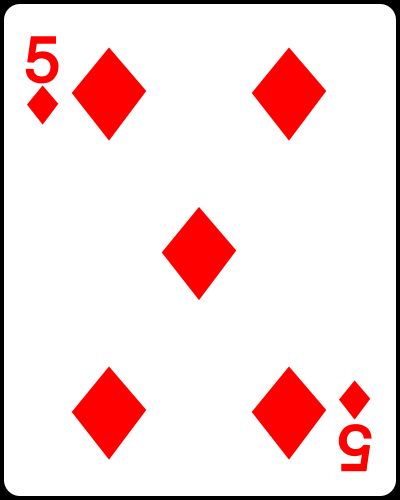
#> input picture images/5_of_diamonds.png, 400 x 500 px
$ python main.py
#> lines starting #> are read from the running program, lines starting #| are printed output that depends on the picture; after the words box and inside, x2 and y2 are one past the last pixel; in counts of white or black regions, pixels touching at a corner belong together
import cv2
import numpy as np
from matplotlib import pyplot as plt

img = cv2.imread('../../images/5_of_diamonds.png')
#> img is the input picture: shape (500, 400, 3); mean B, G, R 219.8, 219.8, 245.6
gray = cv2.cvtColor(img, cv2.COLOR_BGR2GRAY)

ret, thresh = cv2.threshold(gray, 0, 255, cv2.THRESH_BINARY_INV | cv2.THRESH_OTSU)
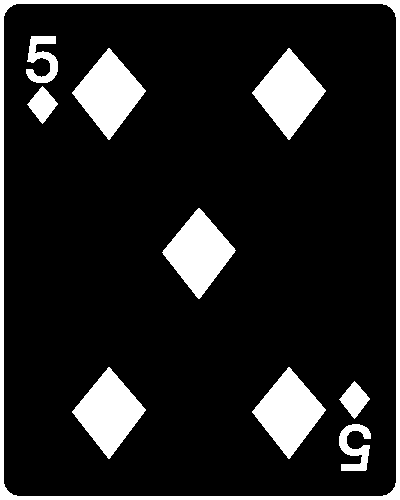
#> thresh: shape (500, 400); 13.8% white; 10 white regions, largest, box (x1, y1, x2, y2) and area: (0, 0, 400, 500) 7361, (72, 48, 146, 140) 3468, (252, 48, 326, 140) 3468
#> ret = 155
cv2.imshow('threshold', thresh)

kernel = np.ones((3, 3), np.uint8)
opening = cv2.morphologyEx(thresh, cv2.MORPH_OPEN, kernel, iterations=2)
#> opening: shape (500, 400); 13.7% white; 10 white regions, largest, box (x1, y1, x2, y2) and area: (0, 0, 400, 500) 7361, (163, 210, 235, 297) 3448, (74, 50, 144, 137) 3440
cv2.imshow('opening', opening)

sure_bg = cv2.dilate(opening, kernel, iterations=3)
#> sure_bg: shape (500, 400); 20% white; 9 white regions, largest, box (x1, y1, x2, y2) and area: (0, 0, 400, 500) 12629, (160, 207, 238, 300) 4438, (71, 47, 147, 140) 4418
cv2.imshow('sure_bg', sure_bg)

dist_transform = cv2.distanceTransform(opening, cv2.DIST_L2, 5)
ret, sure_fg = cv2.threshold(dist_transform, 0.7*dist_transform.max(), 255, 0)
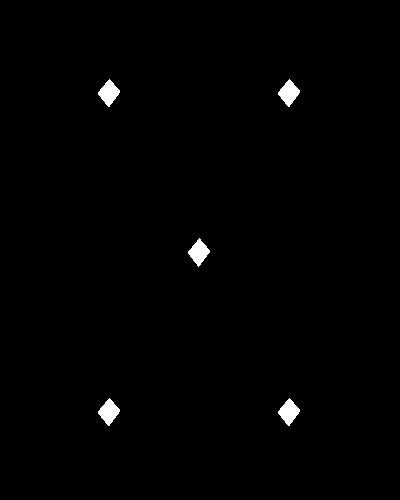
#> sure_fg: shape (500, 400) float32; 0.84% white; 5 white regions, box (x1, y1, x2, y2) and area: (98, 79, 120, 107) 338, (278, 79, 300, 107) 338, (98, 398, 120, 426) 338, (278, 398, 300, 426) 338, (188, 238, 210, 267) 337
#> ret = 20.14
sure_fg = sure_fg.astype(np.uint8)
cv2.imshow('sure_fg', sure_fg)

unknown = cv2.subtract(sure_bg, sure_fg)
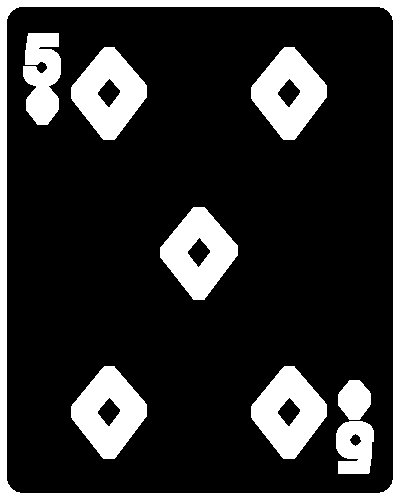
#> unknown: shape (500, 400); 19.1% white; 9 white regions, largest, box (x1, y1, x2, y2) and area: (0, 0, 400, 500) 12629, (160, 207, 238, 300) 4101, (71, 47, 147, 140) 4080
cv2.imshow('unknown', unknown)

ret, markers = cv2.connectedComponents(sure_fg)
#> markers: shape (500, 400) int32; 6 distinct labels, from 0 to 5
#> ret = 6
markers += 1
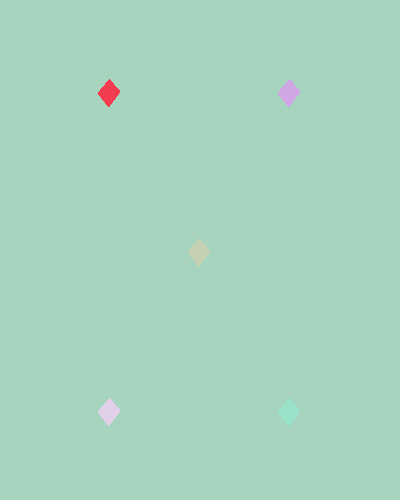
#> markers: shape (500, 400) int32; 6 distinct labels, from 1 to 6; one colour per label, 0 black

markers[unknown == 255] = 0
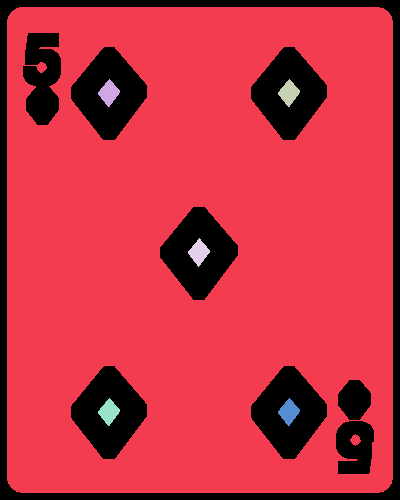
#> markers: shape (500, 400) int32; 7 distinct labels, from 0 to 6; one colour per label, 0 black

markers = cv2.watershed(img, markers)
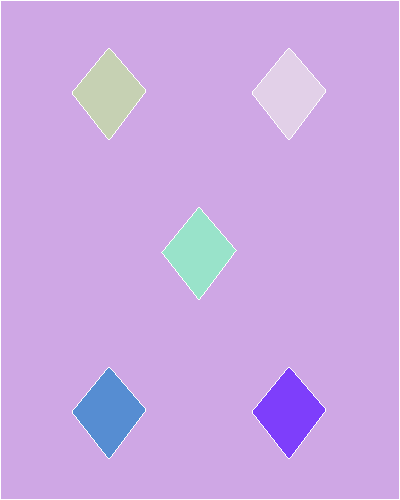
#> markers: shape (500, 400) int32; 7 distinct labels, from -1 to 6; one colour per label, 0 black, -1 white
img_fg = img.copy()
img_fg[markers != 2] = [0, 0, 0]
img_bg = img.copy()
img_bg[markers != 1] = [0, 0, 0]
#> img_bg: shape (500, 400, 3); 8.91% of pixels changed, all inside (x1, y1, x2, y2) = (72, 48, 326, 459)
img[markers == -1] = [0, 255, 0]
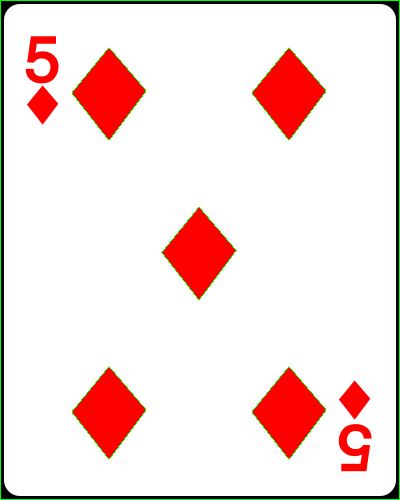
#> img: shape (500, 400, 3); 1.36% of pixels changed, all inside (x1, y1, x2, y2) = (0, 0, 400, 500)
# [5 lines of commented-out code are left out]


plt.imshow(cv2.cvtColor(img, cv2.COLOR_BGR2RGB))
plt.xticks([])
plt.yticks([])
plt.show()

$ run again, with images/chess_board.png copied over images/5_of_diamonds.png
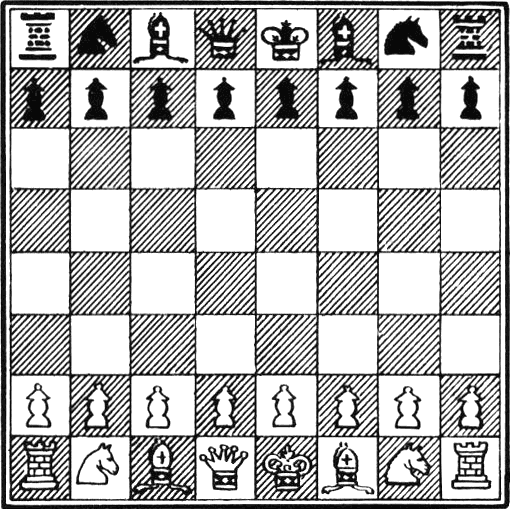
#> input picture images/chess_board.png, 510 x 509 px
#> img is the input picture: shape (509, 510, 3); min 8, max 255, mean 180.8
#> `ret, thresh = cv2.threshold(gray, 0, 255, cv2.THRESH_BINARY_INV | cv2...`:
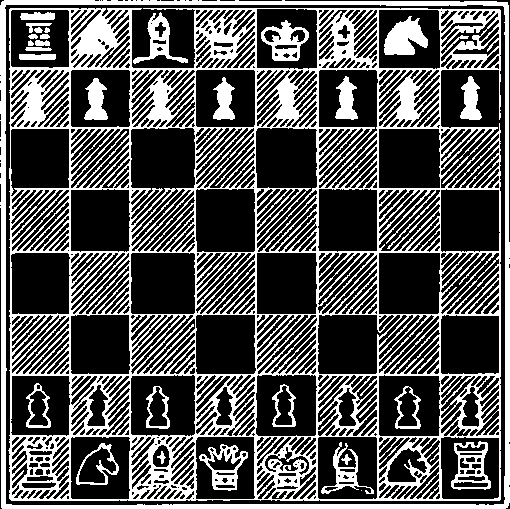
#> thresh: shape (509, 510); 32.8% white; 30 white regions (1 under 20 px), largest, box (x1, y1, x2, y2) and area: (8, 8, 501, 501) 65290, (0, 0, 510, 509) 9562, (384, 16, 428, 55) 1101
#> `ret, thresh = cv2.threshold(gray, 0, 255, cv2.THRESH_BINARY_INV | cv2...`: ret = 136
#> opening: shape (509, 510); 7.2% white; 77 white regions, largest, box (x1, y1, x2, y2) and area: (0, 134, 510, 509) 4565, (0, 0, 95, 131) 1187, (384, 20, 428, 55) 1071
#> sure_bg: shape (509, 510); 13.7% white; 44 white regions, largest, box (x1, y1, x2, y2) and area: (0, 0, 510, 509) 11389, (381, 17, 431, 58) 1634, (74, 12, 120, 58) 1609
#> `ret, sure_fg = cv2.threshold(dist_transform, 0.7*dist_transform.max(),..`: ret = 7.98
#> unknown: shape (509, 510); 13.6% white; 44 white regions, largest, box (x1, y1, x2, y2) and area: (0, 0, 510, 509) 11389, (449, 12, 490, 63) 1571, (74, 12, 120, 58) 1507
#> `ret, markers = cv2.connectedComponents(sure_fg)`: ret = 10
#> img_bg: shape (509, 510, 3); 2.99% of pixels changed, all inside (x1, y1, x2, y2) = (0, 0, 510, 509)
#> `img[markers == -1] = [0, 255, 0]`:
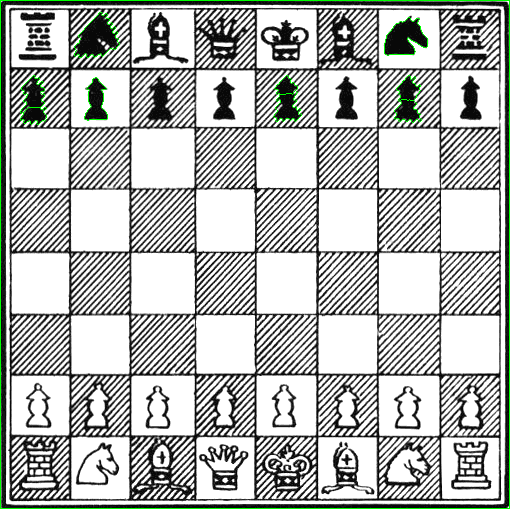
#> img: shape (509, 510, 3); 1.13% of pixels changed, all inside (x1, y1, x2, y2) = (0, 0, 510, 509)
